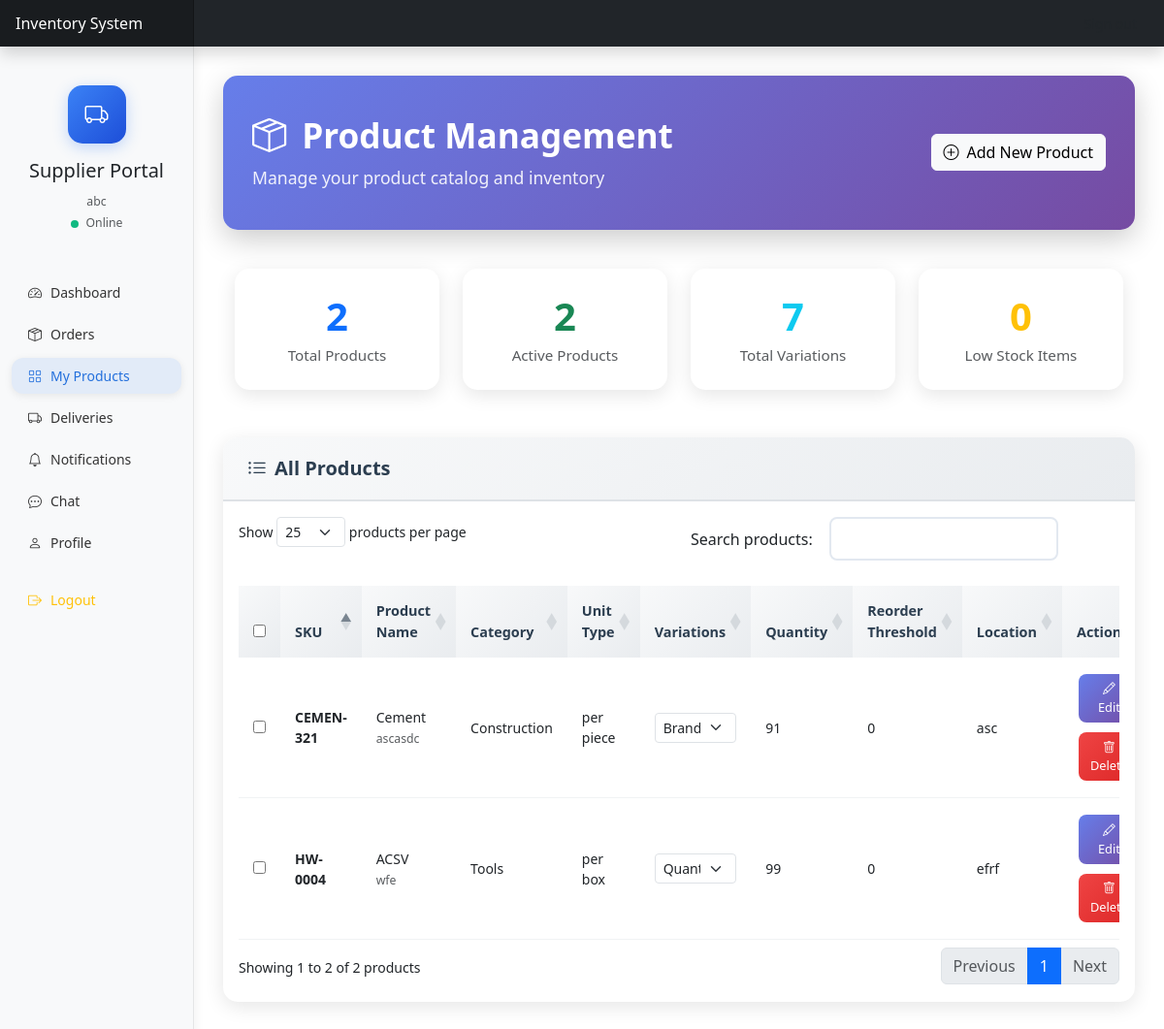
Screenshot of /supplier/products.php (signed in) with the database file from the repository.
### tables this page shows
CREATE TABLE `supplier_catalog` (
  `id` int(11) NOT NULL,
  `supplier_id` int(11) NOT NULL,
  `sku` varchar(50) NOT NULL,
  `name` varchar(100) NOT NULL,
  `description` text DEFAULT NULL,
  `category` varchar(50) DEFAULT NULL,
  `unit_price` decimal(10,2) NOT NULL,
  `unit_type` varchar(20) DEFAULT 'per piece',
  `supplier_quantity` int(11) NOT NULL DEFAULT 0,
  `reorder_threshold` int(11) NOT NULL DEFAULT 10,
  `location` varchar(100) DEFAULT NULL,
  `image_path` varchar(255) DEFAULT NULL,
  `image_url` varchar(255) DEFAULT NULL,
  `status` enum('active','inactive','deprecated') DEFAULT 'active',
  `is_deleted` tinyint(1) NOT NULL DEFAULT 0,
  `source_inventory_id` int(11) DEFAULT NULL,
  `last_updated` datetime DEFAULT current_timestamp() ON UPDATE current_timestamp()
);

### models/supplier_catalog.php (called while the page is built, shortened)
<?php
class SupplierCatalog {
    private $conn;
    private $table_name = "supplier_catalog";
    public function __construct($db) { $this->conn = $db; }
    public function readBySupplier($supplier_id) {
        $query = "SELECT * FROM {$this->table_name} WHERE supplier_id = :sid ORDER BY name";
        $stmt = $this->conn->prepare($query);
        $stmt->bindParam(':sid', $supplier_id, PDO::PARAM_INT);
        $stmt->execute();
        return $stmt;
    }
}
?>

### models/supplier_product_variation.php (called while the page is built, shortened)
<?php
class SupplierProductVariation {
    private $conn;
    private $table_name = "supplier_product_variations";
    public function __construct($db) { $this->conn = $db; }
    public function getByProduct($product_id) {
        $stmt = $this->conn->prepare("SELECT * FROM {$this->table_name} WHERE product_id = :pid ORDER BY variation");
        $stmt->bindParam(':pid', $product_id, PDO::PARAM_INT);
        $stmt->execute();
        return $stmt->fetchAll(PDO::FETCH_ASSOC);
    }
}
?>

### supplier/products.php (the view, shortened to what this page needs)
<?php
$supplier_id_raw = $_SESSION['supplier']['user_id'] ?? $_SESSION['user_id'] ?? null;
require_once '../models/supplier_catalog.php';
require_once '../models/supplier_product_variation.php';
require_once '../models/inventory.php';
try {
    $db = (new Database())->getConnection();
    $db->query("SELECT 1");
} catch (PDOException $e) {
    die("Database connection failed: " . htmlspecialchars($e->getMessage()));
}
$supplier_id = (int)$supplier_id_raw;
$catalog = new SupplierCatalog($db);
$spVariation = new SupplierProductVariation($db);
$productsStmt = $catalog->readBySupplier($supplier_id);
$products = [];
while ($row = $productsStmt->fetch(PDO::FETCH_ASSOC)) {
    $variations = $spVariation->getByProduct((int)$row['id']);
    $row['variations'] = $variations;
    $totalStock = 0;
    foreach ($variations as $var) {
        $totalStock += (int)($var['stock'] ?? 0);
    }
    $row['total_stock'] = $totalStock;
    $products[] = $row;
}
?>
<!DOCTYPE html>
<html lang="en">
<head>
    <link href="https://cdn.jsdelivr.net/npm/bootstrap@5.3.0-alpha1/dist/css/bootstrap.min.css" rel="stylesheet">
    <link rel="stylesheet" href="https://cdn.jsdelivr.net/npm/bootstrap-icons@1.10.0/font/bootstrap-icons.css">
    <link rel="stylesheet" href="../assets/css/style.css">
    <link rel="stylesheet" href="https://cdn.datatables.net/1.13.7/css/dataTables.bootstrap5.min.css">
</head>
<body>
    <?php include_once 'includes/header.php'; ?>
    <div class="container-fluid">
        <div class="row">
            <?php include_once 'includes/sidebar.php'; ?>
            <main class="col-md-9 ms-sm-auto col-lg-10 main-content">
                <div class="page-header">
                    <div class="d-flex justify-content-between align-items-center">
                        <div>
                            <h2><i class="bi bi-box-seam me-3"></i>Product Management</h2>
                            <p class="subtitle mb-0">Manage your product catalog and inventory</p>
                        </div>
                        <button type="button" class="btn btn-light" data-bs-toggle="modal" data-bs-target="#addProductModal">
                            <i class="bi bi-plus-circle me-2"></i>Add New Product
                        </button>
                    </div>
                </div>
                <?php
                $total_products = count(array_filter($products, function($p) { return $p['is_deleted'] == 0; }));
                $active_products = $total_products;
                $total_variations = array_sum(array_map(function($p) { return count($p['variations'] ?? []); }, $products));
                $low_stock = count(array_filter($products, function($p) {
                    return $p['is_deleted'] == 0 && isset($p['supplier_quantity']) && isset($p['reorder_threshold']) && $p['supplier_quantity'] <= $p['reorder_threshold'];
                }));
                ?>
                <div class="row mb-4">
                    <div class="col-md-3">
                        <div class="stats-card">
                            <div class="card-body text-center">
                                <h3 class="text-primary"><?php echo $total_products; ?></h3>
                                <p class="text-muted mb-0">Total Products</p>
                            </div>
                        </div>
                    </div>
                    <div class="col-md-3">
                        <div class="stats-card">
                            <div class="card-body text-center">
                                <h3 class="text-success"><?php echo $active_products; ?></h3>
                                <p class="text-muted mb-0">Active Products</p>
                            </div>
                        </div>
                    </div>
                    <div class="col-md-3">
                        <div class="stats-card">
                            <div class="card-body text-center">
                                <h3 class="text-info"><?php echo $total_variations; ?></h3>
                                <p class="text-muted mb-0">Total Variations</p>
                            </div>
                        </div>
                    </div>
                    <div class="col-md-3">
                        <div class="stats-card">
                            <div class="card-body text-center">
                                <h3 class="text-warning"><?php echo $low_stock; ?></h3>
                                <p class="text-muted mb-0">Low Stock Items</p>
                            </div>
                        </div>
                    </div>
                </div>
                <div class="card">
                    <div class="card-header d-flex justify-content-between align-items-center">
                        <h5 class="mb-0"><i class="bi bi-list-ul me-2"></i>All Products</h5>
                    </div>
                    <div class="card-body">
                        <div class="table-responsive">
                            <table class="table table-hover" id="productsTable">
                                <thead>
                                    <tr>
                                        <th width="50">
                                            <input type="checkbox" id="selectAllProducts" title="Select All">
                                        </th>
                                        <th>SKU</th>
                                        <th>Product Name</th>
                                        <th>Category</th>
                                        <th>Unit Type</th>
                                        <th>Variations</th>
                                        <th>Quantity</th>
                                        <th>Reorder Threshold</th>
                                        <th>Location</th>
                                        <th>Actions</th>
                                    </tr>
                                </thead>
                                <tbody>
                                    <?php
                                    $activeProducts = array_filter($products, function($p) { return ($p['is_deleted'] ?? 0) == 0; });
                                    foreach ($activeProducts as $product): ?>
                                        <tr>
                                            <td>
                                                <input type="checkbox" class="product-checkbox" value="<?php echo (int)($product['id'] ?? 0); ?>" data-sku="<?php echo htmlspecialchars($product['sku'] ?? ''); ?>">
                                            </td>
                                            <td><strong><?php echo htmlspecialchars($product['sku'] ?? ''); ?></strong></td>
                                            <td>
                                                <div class="product-name"><?php echo htmlspecialchars($product['name'] ?? ''); ?></div>
                                                <?php if (!empty($product['description'])): ?>
                                                    <small class="text-muted"><?php echo htmlspecialchars(substr($product['description'], 0, 50)) . (strlen($product['description']) > 50 ? '...' : ''); ?></small>
                                                <?php endif; ?>
                                            </td>
                                            <td><?php echo htmlspecialchars($product['category'] ?? ''); ?></td>
                                            <td><?php echo htmlspecialchars($product['unit_type'] ?? 'per piece'); ?></td>
                                            <td>
                                                <?php if (!empty($product['variations'])): ?>
                                                    <select class="form-select form-select-sm variation-select" aria-label="Select variation">
                                                        <?php
                                                        foreach ($product['variations'] as $var):
                                                            $vName = htmlspecialchars($var['variation'] ?? '');
                                                            $vPrice = isset($var['unit_price']) ? (float)$var['unit_price'] : 0;
                                                            $vStock = isset($var['stock']) ? (int)$var['stock'] : 0;
                                                            $lowClass = ($vStock <= (int)($product['reorder_threshold'] ?? 10)) ? ' text-warning' : '';
                                                            $stockClass = $vStock > 0 ? 'text-success fw-bold' : 'text-danger';
                                                            $parts = explode(':', $vName, 2);
                                                            $attr = $parts[0] ?? $vName;
                                                            $opt = $parts[1] ?? '';
                                                            $display = $opt ? $attr . ': ' . $opt : $vName;
                                                        ?>
                                                            <option value="<?php echo htmlspecialchars($vName); ?>" data-price="<?php echo htmlspecialchars($vPrice); ?>" data-stock="<?php echo htmlspecialchars($vStock); ?>" class="<?php echo $lowClass; ?> <?php echo $stockClass; ?>">
                                                                <?php echo htmlspecialchars($display); ?> — ₱<?php echo number_format($vPrice, 2); ?> — Stock: <?php echo $vStock; ?>
                                                            </option>
                                                        <?php endforeach; ?>
                                                    </select>
                                                <?php else: ?>
                                                    <span class="text-muted">—</span>
                                                <?php endif; ?>
                                            </td>
                                            <td>
                                                <span class="<?php echo (isset($product['total_stock']) && isset($product['reorder_threshold']) && (int)$product['total_stock'] <= (int)$product['reorder_threshold']) ? 'text-danger fw-bold' : ''; ?>">
                                                    <?php echo isset($product['total_stock']) ? (int)$product['total_stock'] : 0; ?>
                                                </span>
                                            </td>
                                            <td><?php echo isset($product['reorder_threshold']) ? (int)$product['reorder_threshold'] : 10; ?></td>
                                            <td><?php echo htmlspecialchars($product['location'] ?? '—'); ?></td>
                                            <td>
                                                <div class="action-buttons">
                                                    <button type="button" class="btn btn-sm btn-primary edit-product-btn"
                                                        data-id="<?php echo (int)($product['id'] ?? 0); ?>"
                                                        data-sku="<?php echo htmlspecialchars($product['sku'] ?? ''); ?>"
                                                        data-name="<?php echo htmlspecialchars($product['name'] ?? ''); ?>"
                                                        data-description="<?php echo htmlspecialchars($product['description'] ?? ''); ?>"
                                                        data-category="<?php echo htmlspecialchars($product['category'] ?? ''); ?>"
                                                        data-location="<?php echo htmlspecialchars($product['location'] ?? ''); ?>"
                                                        data-unit-type="<?php echo htmlspecialchars($product['unit_type'] ?? 'per piece'); ?>"
                                                        data-variations='<?php echo json_encode($product['variations'] ?? []); ?>'
                                                        data-bs-toggle="modal" data-bs-target="#editProductModal">
                                                        <i class="bi bi-pencil"></i> Edit
                                                    </button>
                                                    <form method="POST" style="display:inline;" onsubmit="return confirm('Are you sure you want to delete this product?');">
                                                        <button type="submit" class="btn btn-sm btn-danger">
                                                            <i class="bi bi-trash"></i> Delete
                                                        </button>
                                                    </form>
                                                </div>
                                            </td>
                                        </tr>
                                    <?php endforeach; ?>
                                </tbody>
                            </table>
                        </div>
                    </div>
                </div>
            </main>
        </div>
    </div>
</body>
</html>

### rows the page displays
supplier_catalog: is_deleted "0", sku "HW-0004", name "ACSV", description "wfe", category "Tools", unit_type "per box", supplier_quantity "99", reorder_threshold "0", location "efrf"
supplier_catalog: sku "CEMEN-321", name "Cement", description "ascasdc", category "Construction", unit_type "per piece", total_stock "91", reorder_threshold "0", location "asc"

### other values shown
$_SESSION['username'] "abc"
$total_products "2"
$active_products "2"
$total_variations "7"
form field value "Quantity: 10 — ₱34.00 — Stock: 33"
form field value "Brand: Generic — ₱34.00 — Stock: 3"
